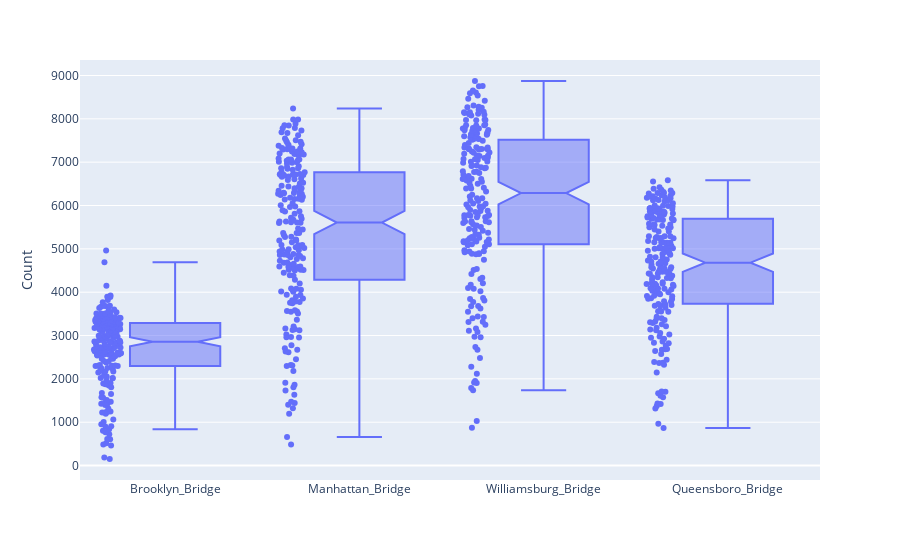

Here is the notebook cell this chart was saved with:
### Markdown cell above
Using plotly to generate box plots is very convenient. Given a dataset, we just identify the numerical variable that we would like to show distribution and one or multiple categorical variables by which we would like to compare box plots.

plotly.express.box()

Suggested exercise:
1. Create a chart that shows the four boxplots of daily bicycle counts at the four bridges, respectively.
2. Create a chart that shows the 28 boxplots of daily bicycle counts that each is at a particular location and a day of week. Cluster boxplots by locations.

### Code cell
# plotly is a package for data visulization, https://plotly.com/
#import plotly.express as px

#pandas.melt() can convert a wide table into a long table. Here, we combine columns of bicycle counts at four bridges into two columns: one column showing the location, and one colum showing the count
df = pd.melt(NY_bicycle_ts,
             id_vars=['Day','High_Temp_F'], 
             value_vars=['Brooklyn_Bridge', 'Manhattan_Bridge', 'Williamsburg_Bridge','Queensboro_Bridge']
            )
df.columns=['Day','Temperature','Bridge','Count']
print(df)

# draw boxplots
plt.figure(figsize=(8,6))
fig = px.box(df, # the datatable we would like to visualize using boxplot
       x='Bridge', # define the categorical variable
       y='Count', # define the numerical variable for showing boxplots
       points='all', # display the raw data points if we choose to do so
       notched=True
      )


fig.update_xaxes(title_text=' ') # modify x axis label
fig.show();

# when we move the mouse on the plots, detailed information is displayed. plotly generates charts highly interactive with users

### Figure 1 — Plotly figure (JSON) as saved in the notebook; plotly's stock layout.template omitted (floating-point values rounded to 4 significant figures; data arrays with more than 128 entries replaced by an {"elided": "..."} marker saying what was removed)
{"data": [{"alignmentgroup": "True", "boxpoints": "all", "hovertemplate": "Bridge=%{x}<br>Count=%{y}<extra></extra>", "legendgroup": "", "marker": {"color": "#636efa"}, "name": "", "notched": true, "offsetgroup": "", "orientation": "v", "showlegend": false, "type": "box", "x": {"elided": "856 str values"}, "x0": " ", "xaxis": "x", "y": {"elided": "856 int values"}, "y0": " ", "yaxis": "y"}], "layout": {"boxmode": "group", "legend": {"tracegroupgap": 0}, "margin": {"t": 60}, "xaxis": {"anchor": "y", "domain": [0, 1], "title": {"text": " "}}, "yaxis": {"anchor": "x", "domain": [0, 1], "title": {"text": "Count"}}}}
